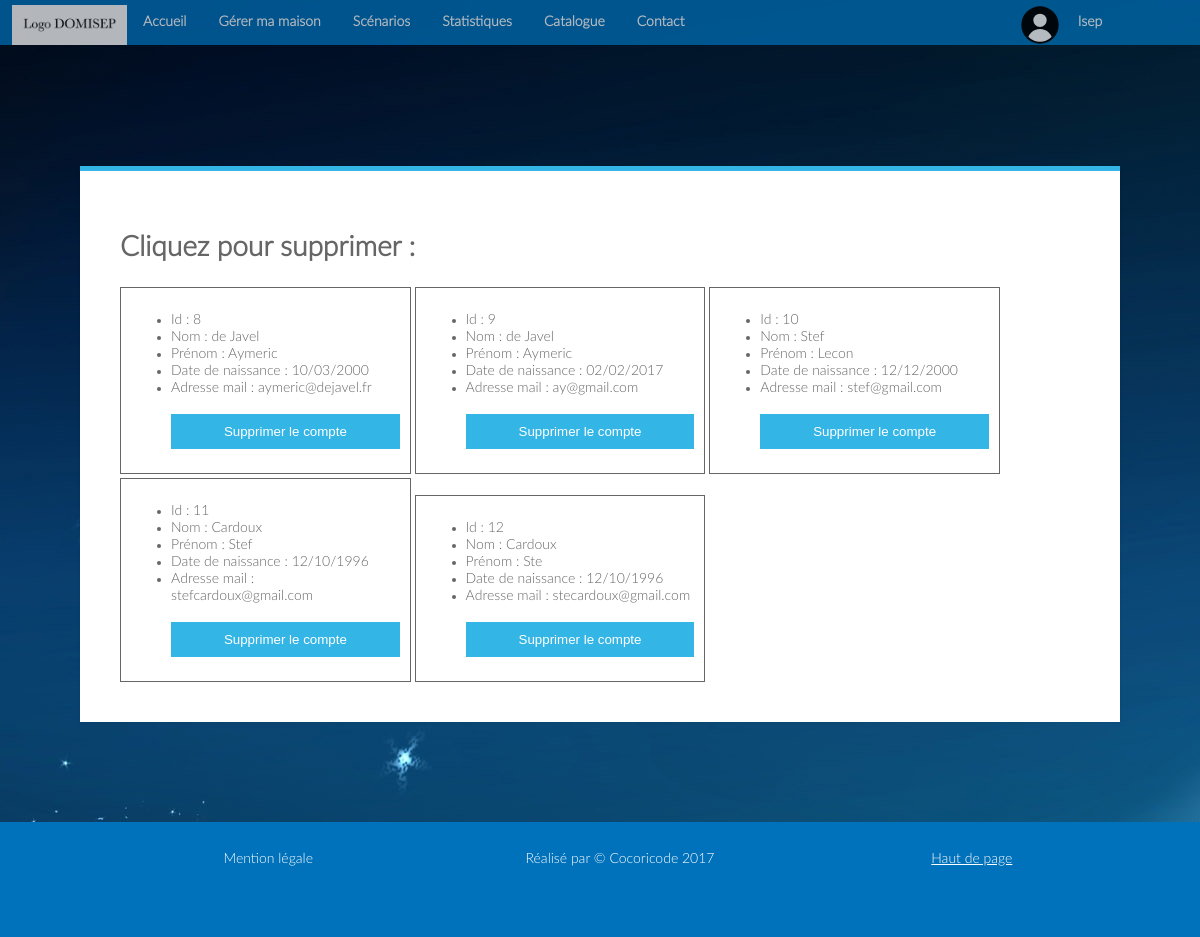
The page /index.php?page=admin (signed in) on the database as committed earlier.
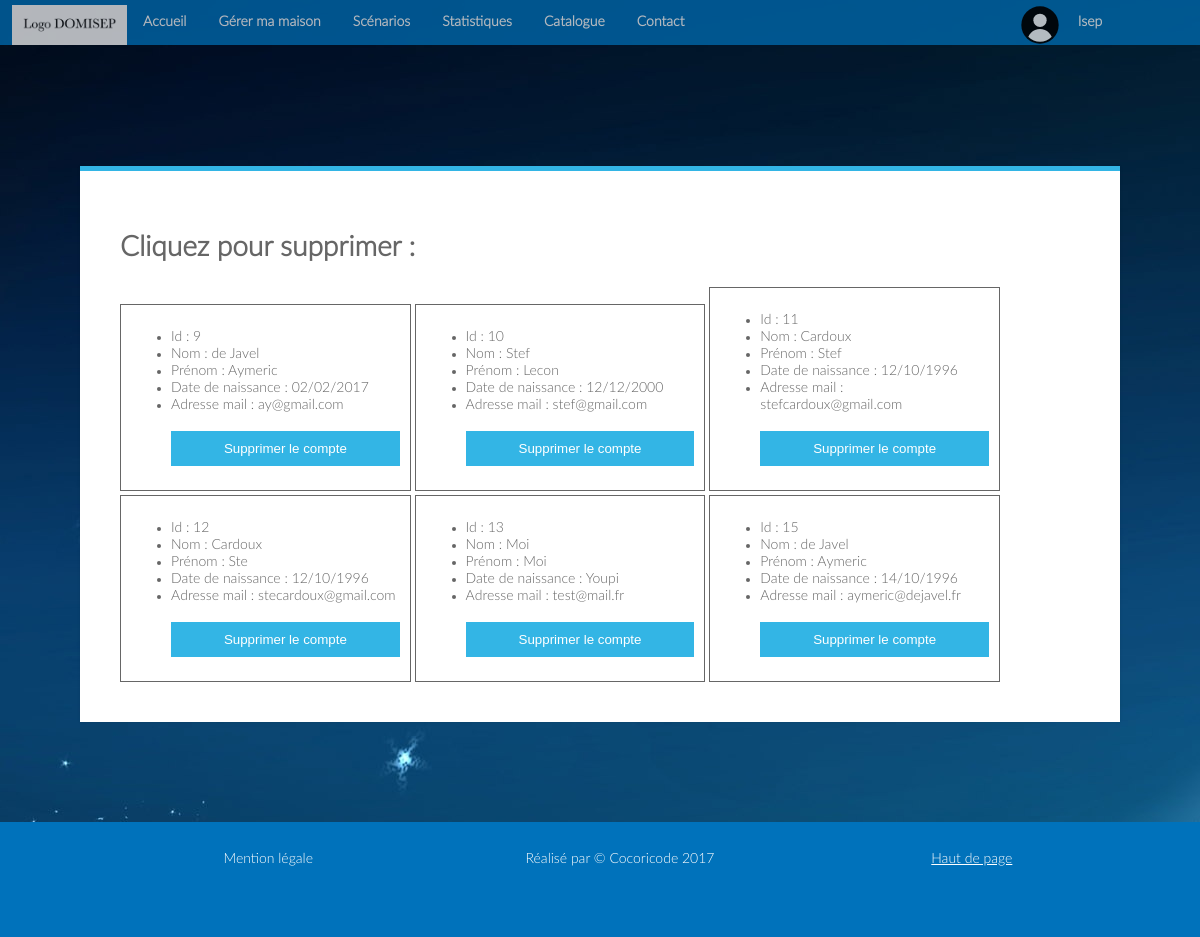
The same page on the database as committed later.
### tables this page shows
CREATE TABLE `Utilisateur` (
  `Id` int(11) NOT NULL,
  `Mail` varchar(25) DEFAULT NULL,
  `Password` varchar(50) DEFAULT NULL,
  `Nom` varchar(25) DEFAULT NULL,
  `Prenom` varchar(25) DEFAULT NULL,
  `Date_naissance` varchar(25) DEFAULT NULL,
  `Permission` int(11) DEFAULT NULL,
  `KeyUser` varchar(50) NOT NULL,
  `Activee` varchar(10) NOT NULL DEFAULT 'Non'
);

### Vue/gabarit.php (called while the page is built, shortened)
<?php
include('Vue/header.php');
?>

### Controleur/admin.php (called while the page is built)
<?php
$tab=[];
$iduser = $_SESSION['id'];
include 'Modele/connexion_bdd.php';
$req= $mysqli->query("SELECT * FROM Utilisateur WHERE id != $iduser");
while ($donne = $req ->fetch_array(MYSQLI_ASSOC)) {
	array_push($tab,$donne);
}
include 'Vue/admin.php';
?>

### Vue/admin.php (the view, shortened to what this page needs)
<?php
include 'Vue/gabarit.php';
?>
<div class="module3">
	<div class="module form-block">
		<h1>Cliquez pour supprimer :</h1>
	<?php
	foreach ( $tab as $key => $value ) {
		?>
			<div class="capt">
			<ul>
				<li>Id : <?php echo $tab[$key]['Id'] ?></li>
				<li>Nom : <?php echo $tab[$key]['Nom'] ?></li>
				<li>Prénom : <?php echo $tab[$key]['Prenom'] ?></li>
				<li>Date de naissance : <?php echo $tab[$key]['Date_naissance'] ?></li>
				<li>Adresse mail : <?php echo $tab[$key]['Mail'] ?></li>
				<br>
				<button
					onclick='supprimer("<?php echo $tab[$key]['Id'] ?>","<?php echo $tab[$key]['Nom'] ?>","<?php echo $tab[$key]['Prenom'] ?>")'>Supprimer
					le compte</button>
			</ul>
		</div>
		<?
	}
	?>
	</div>
</div>

### index.php (shortened to what this page needs)
<?php
require ("Vue/fonctions.php");
if (isset ( $_SESSION ['id'] ) && isset ( $_SESSION ['mail'] )) {
	switch (htmlentities ( $_GET ["page"] )) {
		case "admin" :
			include ("Controleur/admin.php");
			break;
	}
}
require ('Vue/footer.php');
?>

### Vue/header.php (shortened to what this page needs)
<!DOCTYPE html>
<html>
<head>
<link rel="stylesheet" href="Vue/style.css" type="text/css" />
<link rel="stylesheet" href="Vue/stylead.css" type="text/css" />
<link rel="stylesheet" href="Vue/dropit.css" type="text/css" />
</head>
<body>
	<div class="header">
		<nav class="menu">
			<ul id="menu_deroulant">
				<div class="logo">
					<img src="Vue/logo.png"></img>
					<li><a <?php activepage("accueil")?> href="index.php?page=accueil">Accueil</a></li>
					<li><a <?php activepage("reglages")?>
						href="index.php?page=reglages">Gérer ma maison</a></li>
					<li><a <?php activepage("scenarios")?>
						href="index.php?page=scenarios">Scénarios</a></li>
					<li><a <?php activepage("stats")?> href="index.php?page=stats">Statistiques</a></li>
					<li><a <?php activepage("catalogue")?>
						href="index.php?page=catalogue">Catalogue</a></li>
					<li><a <?php activepage("contact")?> href="index.php?page=contact">Contact</a></li>
			<?php if (isset($_SESSION['id'])) {?>
			<div class="nav-right">
						<img src="Vue/user.svg"
							style="padding-right: 5px;width=30px;height=30px;"></img>
						<div class="nav-right2">
							<ul id="dropit" class="dropit">
								<li class="dropit-trigger dropit-open"><a href="#"><?php echo $_SESSION['prenom']; ?></a>
									</li>
							</ul>
						</div>
					</div>
				</div>
			<?php
			}
			?>
		</ul>
		</nav>
	</div>

### Vue/fonctions.php (shortened to what this page needs)
<?php
function activepage($requestUri)
{
	if (isset($_GET["page"])) {
		$current_file_name = htmlentities($_GET["page"]);
	}
	else {
		$current_file_name = "";
	}
	if ($current_file_name == $requestUri)
		echo 'class="active"';
}
	?>

### Vue/footer.php
<div class="footer">
  <ul>
    <li>Mention légale</li>
    <li>Réalisé par © Cocoricode 2017</li>
    <li><a href="#contenu">Haut de page</a></li>
  </ul>
</div>
</body>
</html>

### Vue/style.css (style rules this page uses)
body { font-family: LatoLight; margin: 0; padding: 0; background-image: url('Vue/background.jpg'); background-size: 100%; height: 100%; }
.header { padding-bottom: 0.5%; color: Blue; }
.menu { border-width: 1px; padding: 0; background-color: Snow; text-align: center; opacity: 0.7; display: inline-block; width: 100%; position: fixed; font-weight: bold; position : static; color : white; }
.header ul li { list-style-type: none; display: inline-block; }
.menu ul { list-style-type: none; margin: 0; padding: 0; overflow: hidden; background-color: #0072BB; text-decoration-color: black; }
.menu li { float: left; color : white; }
.menu li a { display: block; color: #666; text-align: center; padding: 14px 16px; text-decoration: none; color: #FFFFFF; }
.logo img { height: 40px; padding-left: 1%; padding-top: 5px; float: left; }
body { background: #e9e9e9; background-image:url(background.jpg); color: #666666; font-size: 14px; -webkit-font-smoothing: antialiased; -moz-osx-font-smoothing: grayscale; }
.nav-right { position: absolute;left: 85%; }
.nav-right2 { position: absolute;left: 93%; }
.module3 { position: relative; padding-top: 8%; width: 100%; height : 100%; margin-bottom : 100px; }
.module3 .capt { margin-top: 4px; border: solid; border-width: 1px; display: inline-block; width: 28%; padding: 10px; -webkit-transition: width 2s; transition: width 2s; transition: all .2s ease-out; }
.form-block { position: relative; background: #ffffff; max-width: 80%; border-top: 5px solid #33b5e5; box-shadow: 0 0 3px rgba(0, 0, 0, 0.1); margin: 0 auto; padding: 40px; }
.form-block button { cursor: pointer; background: #33b5e5; width: 100%; border: 0; padding: 10px 15px; color: #ffffff; -webkit-transition: 0.3s ease; transition: 0.3s ease; }

### Vue/stylead.css (style rules this page uses)
.footer { position: relative; text-align: center; border-width: 1px; background-color: #0072BB ; width: 100%; height: 100px; bottom : 0; color:#ffffff; padding-top: 15px; }
.footer li a:link, .footer li a:visited { color:#ffffff; }
.footer li { list-style: none; display: inline-block; width: 30%; }

### Vue/dropit.css (style rules this page uses)
.dropit { list-style: none; padding: 0; margin: 0; }
.dropit .dropit-trigger { position: relative; }

Rows that differ between the two databases and show on the page:
removed utilisateur: Id "8", Nom "de Javel", Prenom "Aymeric", Date_naissance "10/03/2000", Mail "aymeric@dejavel.fr"
added utilisateur: Id "13", Nom "Moi", Prenom "Moi", Date_naissance "Youpi", Mail "test@mail.fr"
added utilisateur: Id "15", Nom "de Javel", Prenom "Aymeric", Date_naissance "14/10/1996", Mail "aymeric@dejavel.fr"
